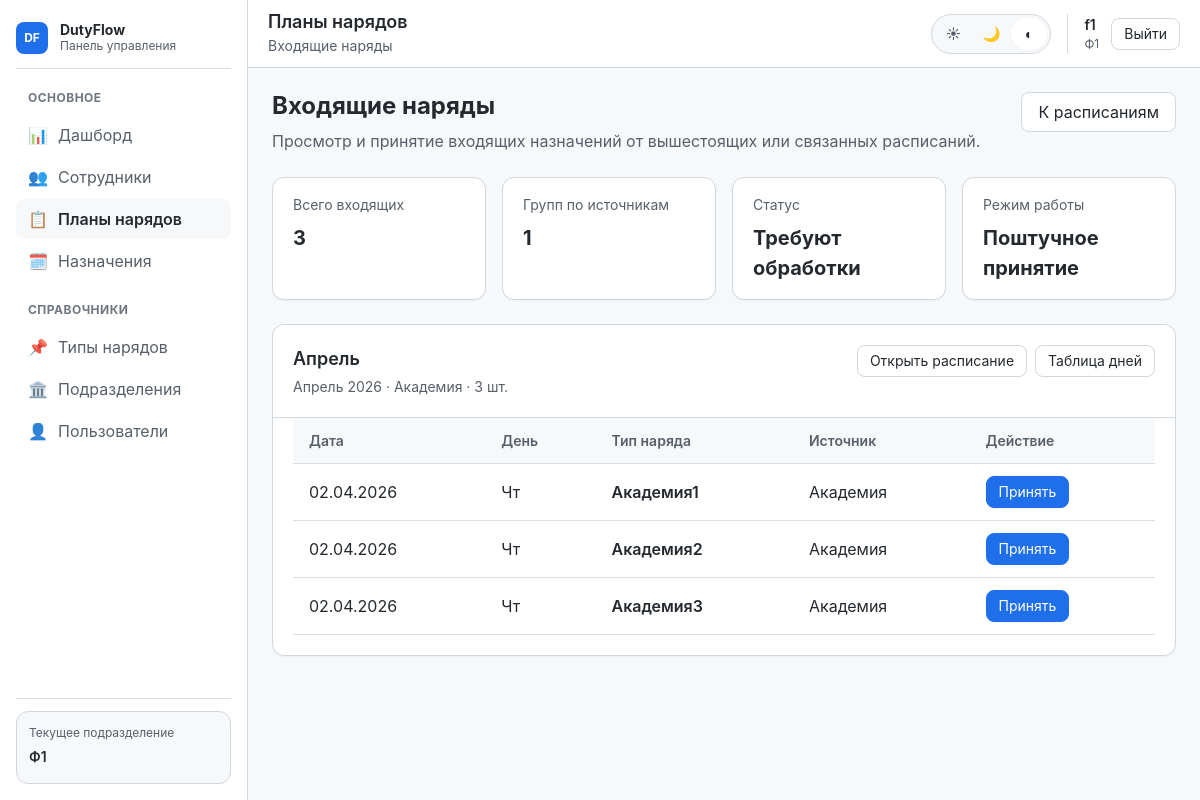
Screenshot of /plans/incoming/ (signed in) with the database file from the repository.
### users_app/models.py (models this page shows, shortened)
class UserProfile(models.Model):
    user = models.OneToOneField(
        User,
        on_delete=models.CASCADE,
        related_name='profile'
    )
    unit = models.ForeignKey(
        Unit,
        on_delete=models.PROTECT,
        related_name='users'
    )
    created_by = models.ForeignKey(
        User,
        on_delete=models.SET_NULL,
        null=True,
        blank=True,
        related_name='created_users',
        verbose_name="Создал пользователь"
    )
    created_at = models.DateTimeField(auto_now_add=True, verbose_name="Дата создания")
    class Meta:
        verbose_name = "Профиль пользователя"
        verbose_name_plural = "Профили пользователей"

### units/models.py (models this page shows, shortened)
class Unit(models.Model):
    name = models.CharField(max_length=255, verbose_name="Название")
    parent = models.ForeignKey(
        'self',
        on_delete=models.SET_NULL,
        null=True,
        blank=True,
        related_name='children',
        verbose_name="Вышестоящее подразделение"
    )
    unit_type = models.ForeignKey(
        UnitType,
        on_delete=models.PROTECT,
        related_name='units',
        verbose_name="Тип подразделения"
    )
    class Meta:
        verbose_name = "Подразделение"
        verbose_name_plural = "Подразделения"
        ordering = ['unit_type__level', 'name']

### duty_plans/models.py (models this page shows, shortened)
class MonthlySchedule(models.Model):
    STATUS_CHOICES = [
        ('draft', 'Черновик'),
        ('published', 'Опубликовано'),
        ('archived', 'Архив'),
    ]
    month = models.DateField()
    name = models.CharField(max_length=255, blank=True)
    status = models.CharField(max_length=20, choices=STATUS_CHOICES, default='draft')
    unit = models.ForeignKey(Unit, on_delete=models.CASCADE, related_name='schedules')
    parent_schedule = models.ForeignKey('self', on_delete=models.SET_NULL, null=True, blank=True)
    created_by = models.ForeignKey(settings.AUTH_USER_MODEL, on_delete=models.SET_NULL, null=True)
    created_at = models.DateTimeField(auto_now_add=True)
    updated_at = models.DateTimeField(auto_now=True)
    class Meta:
        ordering = ['-month']
        unique_together = ['month', 'unit']  # ← уникальность: один месяц + одно подразделение

class DayPlan(models.Model):
    TYPE_CHOICES = [
        ('own', 'Свой наряд'),
        ('incoming', 'Входящий наряд'),
    ]
    STATUS_CHOICES = [
        ('pending', 'Ожидает принятия'),
        ('accepted', 'Принято'),
    ]
    CHILD_STATUS_CHOICES = [
        ('none', 'Нет дочерних'),
        ('pending', 'Ожидает принятия'),
        ('accepted', 'Принято дочерним'),
    ]
    schedule = models.ForeignKey(MonthlySchedule, on_delete=models.CASCADE, related_name='days')
    date = models.DateField()
    duty_type = models.ForeignKey(DutyType, on_delete=models.CASCADE)
    unit = models.ForeignKey(Unit, on_delete=models.CASCADE, null=True, blank=True)
    type = models.CharField(max_length=20, choices=TYPE_CHOICES, default='own')
    status = models.CharField(max_length=20, choices=STATUS_CHOICES, null=True, blank=True)
    child_status = models.CharField(max_length=20, choices=CHILD_STATUS_CHOICES, default='none')
    parent = models.ForeignKey('self', on_delete=models.SET_NULL, null=True, blank=True, related_name='children')
    created_at = models.DateTimeField(auto_now_add=True)
    updated_at = models.DateTimeField(auto_now=True)
    class Meta:
        unique_together = ('schedule', 'date', 'duty_type')

### duty_types/models.py (models this page shows, shortened)
class DutyType(models.Model):
    name = models.CharField(max_length=150, unique=True, verbose_name="Название")
    description = models.TextField(blank=True, verbose_name="Описание")
    required_people = models.PositiveSmallIntegerField(default=1, verbose_name="Требуется человек")
    created_by_unit = models.ForeignKey(
        Unit,
        on_delete=models.CASCADE,
        related_name='created_duty_types',
        verbose_name="Создано подразделением"
    )
    unit = models.ForeignKey(
        Unit,
        on_delete=models.SET_NULL,
        null=True,
        blank=True,
        related_name='assigned_duty_types',
        verbose_name="Закрепленное подразделение (опционально)"
    )
    created_at = models.DateTimeField(auto_now_add=True)
    updated_at = models.DateTimeField(auto_now=True)
    class Meta:
        verbose_name = "Тип наряда"
        verbose_name_plural = "Типы нарядов"
        ordering = ['name']

### core/views/plans.py (the view)
@login_required
def incoming(request):
    user_unit = request.user.profile.unit
    incoming_plans = (
        DayPlan.objects
        .filter(unit=user_unit, type="incoming", status="pending")
        .select_related("duty_type", "parent", "parent__schedule", "parent__schedule__unit")
        .order_by("date", "duty_type__name")
    )
    grouped = {}
    total_count = 0
    for plan in incoming_plans:
        source_schedule = plan.parent.schedule if plan.parent else None
        if source_schedule not in grouped:
            grouped[source_schedule] = {
                "source_schedule": source_schedule,
                "items": [],
                "count": 0,
            }
        grouped[source_schedule]["items"].append(plan)
        grouped[source_schedule]["count"] += 1
        total_count += 1
    groups = [group for group in grouped.values()]
    return render(request, "app/plans/incoming.html", {
        "groups": groups,
        "total_count": total_count,
        "active_tab": "plans",
        "page_title": "Планы нарядов",
        "page_subtitle": "Входящие наряды",
        "title": "Входящие наряды",
    })

### templates/app/plans/incoming.html (shortened to what this page needs)
{% extends 'app/base_app.html' %}
{% block app_content %}
<section class="page-section">
    <div class="page-header">
        <div class="page-header__main">
            <h2 class="page-header__title">Входящие наряды</h2>
            <p class="page-header__subtitle">
                Просмотр и принятие входящих назначений от вышестоящих или связанных расписаний.
            </p>
        </div>
        <div class="page-header__actions">
            <a href="{% url 'plan:list' %}" class="button">
                К расписаниям
            </a>
        </div>
    </div>
</section>
<section class="page-section">
    <div class="plan-summary-grid">
        <article class="summary-card">
            <span class="summary-card__label">Всего входящих</span>
            <span class="summary-card__value">{{ total_count }}</span>
        </article>
        <article class="summary-card">
            <span class="summary-card__label">Групп по источникам</span>
            <span class="summary-card__value">{{ groups|length }}</span>
        </article>
        <article class="summary-card">
            <span class="summary-card__label">Статус</span>
            <span class="summary-card__value">
                {% if total_count %}Требуют обработки{% else %}Пусто{% endif %}
            </span>
        </article>
        <article class="summary-card">
            <span class="summary-card__label">Режим работы</span>
            <span class="summary-card__value">Поштучное принятие</span>
        </article>
    </div>
</section>
<section class="page-section">
    {% if groups %}
        <div class="incoming-groups">
            {% for group in groups %}
            <article class="card incoming-card">
                <div class="card__header incoming-card__header">
                    <div>
                        <h3 class="card__title">
                            {% if group.source_schedule %}
                                {{ group.source_schedule.name|default:group.source_schedule }}
                            {% else %}
                                Неизвестный источник
                            {% endif %}
                        </h3>
                        <p class="card__subtitle">
                            {% if group.source_schedule %}
                                {{ group.source_schedule.month|date:"F Y" }}
                                · {{ group.source_schedule.unit.name }}
                                · {{ group.count }} шт.
                            {% else %}
                                Источник не определён · {{ group.count }} шт.
                            {% endif %}
                        </p>
                    </div>
                    <div class="incoming-card__actions">
                        {% if group.source_schedule %}
                            <a href="{% url 'plan:detail' group.source_schedule.pk %}" class="button button--sm">
                                Открыть расписание
                            </a>
                            <a href="{% url 'plan:days' group.source_schedule.pk %}" class="button button--sm">
                                Таблица дней
                            </a>
                        {% endif %}
                    </div>
                </div>
                <div class="card__body">
                    <div class="table-wrap">
                        <table class="table incoming-table">
                            <thead>
                                <tr>
                                    <th>Дата</th>
                                    <th>День</th>
                                    <th>Тип наряда</th>
                                    <th>Источник</th>
                                    <th>Действие</th>
                                </tr>
                            </thead>
                            <tbody>
                                {% for plan in group.items %}
                                <tr>
                                    <td>{{ plan.date|date:"d.m.Y" }}</td>
                                    <td>{{ plan.date|date:"D" }}</td>
                                    <td>
                                        <div class="incoming-duty">
                                            <span class="incoming-duty__name">{{ plan.duty_type.name }}</span>
                                        </div>
                                    </td>
                                    <td>
                                        {% if plan.parent and plan.parent.schedule and plan.parent.schedule.unit %}
                                            {{ plan.parent.schedule.unit.name }}
                                        {% else %}
                                            —
                                        {% endif %}
                                    </td>
                                    <td>
                                        <form method="post" action="{% url 'plan:accept' plan.pk %}">
                                            <button type="submit" class="button button--primary button--sm">
                                                Принять
                                            </button>
                                        </form>
                                    </td>
                                </tr>
                                {% endfor %}
                            </tbody>
                        </table>
                    </div>
                </div>
            </article>
            {% endfor %}
        </div>
    {% endif %}
</section>
{% endblock %}

### templates/components/layout/app_sidebar.html (shortened to what this page needs)
<aside class="app-sidebar" data-sidebar>
    <div class="app-sidebar__inner">
        <div class="app-sidebar__header">
            <a href="{% url 'auth:dashboard' %}" class="app-sidebar__brand">
                <span class="app-sidebar__brand-mark">DF</span>
                <div class="app-sidebar__brand-texts">
                    <span class="app-sidebar__brand-title">DutyFlow</span>
                    <span class="app-sidebar__brand-subtitle">Панель управления</span>
                </div>
            </a>
        </div>
        <div class="app-sidebar__section">
            <div class="app-sidebar__section-title">Основное</div>
            <nav class="app-sidebar__nav">
                <a href="{% url 'auth:dashboard' %}" class="nav-item {% if active_tab == 'dashboard' %}is-active{% endif %}">
                    <span class="nav-item__icon">📊</span>
                    <span class="nav-item__label">Дашборд</span>
                </a>
                <a href="{% url 'people:person_list' %}" class="nav-item {% if active_tab == 'people' %}is-active{% endif %}">
                    <span class="nav-item__icon">👥</span>
                    <span class="nav-item__label">Сотрудники</span>
                </a>
                <a href="{% url 'plan:list' %}" class="nav-item {% if active_tab == 'plans' %}is-active{% endif %}">
                    <span class="nav-item__icon">📋</span>
                    <span class="nav-item__label">Планы нарядов</span>
                </a>
                <a href="{% url 'assignment:calendar' %}" class="nav-item {% if active_tab == 'assignments' %}is-active{% endif %}">
                    <span class="nav-item__icon">🗓️</span>
                    <span class="nav-item__label">Назначения</span>
                </a>
            </nav>
        </div>
        <div class="app-sidebar__section">
            <div class="app-sidebar__section-title">Справочники</div>
            <nav class="app-sidebar__nav">
                {% if user.profile.unit.unit_type.level <= 1 %}
                <a href="{% url 'type:list' %}" class="nav-item {% if active_tab == 'duty_types' %}is-active{% endif %}">
                    <span class="nav-item__icon">📌</span>
                    <span class="nav-item__label">Типы нарядов</span>
                </a>
                {% endif %}
                <a href="{% url 'units:list' %}" class="nav-item {% if active_tab == 'units' %}is-active{% endif %}">
                    <span class="nav-item__icon">🏛️</span>
                    <span class="nav-item__label">Подразделения</span>
                </a>
                <a href="{% url 'users:list' %}" class="nav-item {% if active_tab == 'users' %}is-active{% endif %}">
                    <span class="nav-item__icon">👤</span>
                    <span class="nav-item__label">Пользователи</span>
                </a>
            </nav>
        </div>
        {% if user.profile and user.profile.unit %}
        <div class="app-sidebar__footer">
            <div class="app-sidebar__unit-card">
                <div class="app-sidebar__unit-label">Текущее подразделение</div>
                <div class="app-sidebar__unit-name">{{ user.profile.unit.name }}</div>
            </div>
        </div>
        {% endif %}
    </div>
</aside>

### templates/components/layout/app_header.html (shortened to what this page needs)
<header class="app-header">
    <div class="app-header__left">
        <div class="app-header__page">
            <h1 class="app-header__page-title">{{ page_title|default:"Панель управления" }}</h1>
            {% if page_subtitle %}
                <p class="app-header__page-subtitle">{{ page_subtitle }}</p>
            {% endif %}
        </div>
    </div>
    <div class="app-header__right">
        <div class="theme-switcher" data-theme-switcher>
            <button class="theme-switcher__button" type="button" data-theme-value="light" title="Светлая тема">☀</button>
            <button class="theme-switcher__button" type="button" data-theme-value="dark" title="Тёмная тема">🌙</button>
            <button class="theme-switcher__button" type="button" data-theme-value="system" title="Системная тема">◐</button>
        </div>
        <div class="user-chip">
            <div class="user-chip__content">
                <span class="user-chip__name">{{ request.user.username }}</span>
                {% if user.profile and user.profile.unit %}
                    <span class="user-chip__meta">{{ user.profile.unit.name }}</span>
                {% endif %}
            </div>
            <form method="post" action="{% url 'auth:logout' %}">
                <button type="submit" class="button button--sm">Выйти</button>
            </form>
        </div>
    </div>
</header>

### rows the page displays
MonthlySchedule: source_schedule.name "Апрель", source_schedule.month "Апрель 2026", source_schedule.unit.name "Академия", count "3"
DayPlan: date "02.04.2026", date "Чт", duty_type.name "Академия1", parent.schedule.unit.name "Академия"
DayPlan: date "02.04.2026", date "Чт", duty_type.name "Академия2", parent.schedule.unit.name "Академия"
DayPlan: date "02.04.2026", date "Чт", duty_type.name "Академия3", parent.schedule.unit.name "Академия"

### other values shown
{{ user.profile.unit.name }} "Ф1"
{{ page_title|default:"Панель управления" }} "Планы нарядов"
{{ page_subtitle }} "Входящие наряды"
{{ request.user.username }} "f1"
{{ total_count }} "3"
{{ groups|length }} "1"
